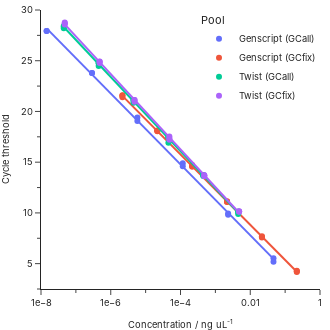

The notebook cell saved with this chart:
### Markdown cell above
# Calibration curves

### Code cell
data = {
    'Twist (GCall)': ['cal_Twist_GCall.csv', 45.0/100/100],
    'Twist (GCfix)': ['cal_Twist_GCfix.csv', 48.0/100/100],
    'Genscript (GCall)': ['cal_Genscript_GCall.csv', 0.0464],
    'Genscript (GCfix)': ['cal_Genscript_GCfix.csv', 21.6],
}

dfs = []
for name, info in data.items():
    df = pd.read_csv(info[0])
    df['c'] = info[1]/df['Dilution']
    df['name'] = name
    dfs.append(df)

df = pd.concat(dfs)
df.sort_values(by="name", inplace=True)

fig = px.scatter(
    df, 
    x="c", 
    y="Ct", 
    color="name", 
    log_x=True,
    trendline='ols',
    trendline_options={'log_x': True}
)


fig.update_layout(
    template="simple_white", 
    height=330, 
    width=330, 
    # showlegend=False, 
    margin=dict(l=0, r=10, t=10, b=0),
    font_family="Inter",
    legend_font_size=28/3,
)
fig.update_xaxes(
    title_text='Concentration / ng uL<sup>-1</sup>', 
    range=[-8, 0],
    dtick=2,
    title_font_family="Inter", 
    title_font_size=28/3, 
    tickfont_size=28/3, 
    minor_ticks="outside", 
    minor_dtick=1,
    showexponent = 'all',
    exponentformat = 'e'
)
fig.update_yaxes(
    title_text='Cycle threshold', 
    range=[2.5, 30],
    dtick=5, 
    title_font_family="Inter", 
    title_font_size=28/3, 
    tickfont_size=28/3, 
    minor_ticks="outside", 
    minor_dtick=2.5
)

fig.update_layout(legend=dict(
    title="Pool",
    yanchor="top",
    y=1.0,
    xanchor="right",
    x=1.0
))

fig.show()
fig.write_image("cal_curve.svg")

### Figure 1 — Plotly figure (JSON) as saved in the notebook; plotly's stock layout.template omitted (floating-point values rounded to 4 significant figures)
{"data": [{"hovertemplate": "name=Genscript (GCall)<br>c=%{x}<br>Ct=%{y}<extra></extra>", "legendgroup": "Genscript (GCall)", "marker": {"color": "#636efa", "symbol": "circle"}, "mode": "markers", "name": "Genscript (GCall)", "orientation": "v", "showlegend": true, "type": "scatter", "x": [0.0464, 0.00232, 0.00232, 0.000116, 0.000116, 5.8e-06, 5.8e-06, 2.9e-07, 2.9e-07, 1.45e-08, 1.45e-08, 0.0464], "xaxis": "x", "y": [5.19, 9.94, 9.83, 14.9, 14.6, 19.41, 19.06, 23.8, 23.79, 27.94, 27.93, 5.54], "yaxis": "y"}, {"hovertemplate": "<b>OLS trendline</b><br>Ct = -3.49317 * log10(c) + 0.80764<br>R<sup>2</sup>=0.999292<br><br>name=Genscript (GCall)<br>c=%{x}<br>Ct=%{y} <b>(trend)</b><extra></extra>", "legendgroup": "Genscript (GCall)", "marker": {"color": "#636efa", "symbol": "circle"}, "mode": "lines", "name": "Genscript (GCall)", "showlegend": false, "type": "scatter", "x": [1.45e-08, 1.45e-08, 2.9e-07, 2.9e-07, 5.8e-06, 5.8e-06, 0.000116, 0.000116, 0.00232, 0.00232, 0.0464, 0.0464], "xaxis": "x", "y": [28.19, 28.19, 23.64, 23.64, 19.1, 19.1, 14.56, 14.56, 10.01, 10.01, 5.466, 5.466], "yaxis": "y"}, {"hovertemplate": "name=Genscript (GCfix)<br>c=%{x}<br>Ct=%{y}<extra></extra>", "legendgroup": "Genscript (GCfix)", "marker": {"color": "#EF553B", "symbol": "circle"}, "mode": "markers", "name": "Genscript (GCfix)", "orientation": "v", "showlegend": true, "type": "scatter", "x": [2.16e-06, 0.216, 0.216, 0.216, 0.0216, 0.0216, 0.00216, 0.00216, 2.16e-06, 2.16e-06, null, null, null, 0.00216, 0.000216, 0.000216, 0.000216, 2.16e-05, 2.16e-05, 0.0216, 2.16e-05], "xaxis": "x", "y": [21.57, 4.18, 4.3, 4.25, 7.57, 7.62, 11.07, 11.09, 21.4, 21.6, 32.05, 31.87, 31.86, 11.15, 14.71, 14.57, 14.57, 18.09, 18.06, 7.71, 18.12], "yaxis": "y"}, {"hovertemplate": "<b>OLS trendline</b><br>Ct = -3.46524 * log10(c) + 1.89896<br>R<sup>2</sup>=0.999884<br><br>name=Genscript (GCfix)<br>c=%{x}<br>Ct=%{y} <b>(trend)</b><extra></extra>", "legendgroup": "Genscript (GCfix)", "marker": {"color": "#EF553B", "symbol": "circle"}, "mode": "lines", "name": "Genscript (GCfix)", "showlegend": false, "type": "scatter", "x": [2.16e-06, 2.16e-06, 2.16e-06, 2.16e-05, 2.16e-05, 2.16e-05, 0.000216, 0.000216, 0.000216, 0.00216, 0.00216, 0.00216, 0.0216, 0.0216, 0.0216, 0.216, 0.216, 0.216], "xaxis": "x", "y": [21.53, 21.53, 21.53, 18.07, 18.07, 18.07, 14.6, 14.6, 14.6, 11.14, 11.14, 11.14, 7.67, 7.67, 7.67, 4.205, 4.205, 4.205], "yaxis": "y"}, {"hovertemplate": "name=Twist (GCall)<br>c=%{x}<br>Ct=%{y}<extra></extra>", "legendgroup": "Twist (GCall)", "marker": {"color": "#00cc96", "symbol": "circle"}, "mode": "markers", "name": "Twist (GCall)", "orientation": "v", "showlegend": true, "type": "scatter", "x": [0.0045, 4.5e-08, 4.5e-07, 4.5e-07, 4.5e-07, 4.5e-06, 4.5e-06, 4.5e-06, 4.5e-08, 4.5e-05, 4.5e-05, 0.00045, 0.00045, 0.00045, 0.0045, 0.0045, 4.5e-05, 4.5e-08], "xaxis": "x", "y": [9.89, 28.36, 24.81, 24.74, 24.49, 21.11, 21.12, 20.87, 28.2, 17.43, 16.91, 13.73, 13.74, 13.65, 10.1, 10.15, 17.45, 28.42], "yaxis": "y"}, {"hovertemplate": "<b>OLS trendline</b><br>Ct = -3.65971 * log10(c) + 1.43825<br>R<sup>2</sup>=0.999462<br><br>name=Twist (GCall)<br>c=%{x}<br>Ct=%{y} <b>(trend)</b><extra></extra>", "legendgroup": "Twist (GCall)", "marker": {"color": "#00cc96", "symbol": "circle"}, "mode": "lines", "name": "Twist (GCall)", "showlegend": false, "type": "scatter", "x": [4.5e-08, 4.5e-08, 4.5e-08, 4.5e-07, 4.5e-07, 4.5e-07, 4.5e-06, 4.5e-06, 4.5e-06, 4.5e-05, 4.5e-05, 4.5e-05, 0.00045, 0.00045, 0.00045, 0.0045, 0.0045, 0.0045], "xaxis": "x", "y": [28.33, 28.33, 28.33, 24.67, 24.67, 24.67, 21.01, 21.01, 21.01, 17.35, 17.35, 17.35, 13.69, 13.69, 13.69, 10.03, 10.03, 10.03], "yaxis": "y"}, {"hovertemplate": "name=Twist (GCfix)<br>c=%{x}<br>Ct=%{y}<extra></extra>", "legendgroup": "Twist (GCfix)", "marker": {"color": "#ab63fa", "symbol": "circle"}, "mode": "markers", "name": "Twist (GCfix)", "orientation": "v", "showlegend": true, "type": "scatter", "x": [4.8e-07, 0.0048, 4.8e-08, 4.8e-07, 4.8e-07, 4.8e-06, 4.8e-06, 4.8e-06, 4.8e-08, 4.8e-05, 4.8e-05, 0.00048, 0.00048, 0.00048, 0.0048, 0.0048, 4.8e-05, 4.8e-08], "xaxis": "x", "y": [24.92, 10.12, 28.77, 24.91, 24.78, 21.13, 21.14, 20.95, 28.57, 17.36, 17.2, 13.7, 13.72, 13.62, 10.16, 10.14, 17.54, 28.69], "yaxis": "y"}, {"hovertemplate": "<b>OLS trendline</b><br>Ct = -3.71314 * log10(c) + 1.40837<br>R<sup>2</sup>=0.999672<br><br>name=Twist (GCfix)<br>c=%{x}<br>Ct=%{y} <b>(trend)</b><extra></extra>", "legendgroup": "Twist (GCfix)", "marker": {"color": "#ab63fa", "symbol": "circle"}, "mode": "lines", "name": "Twist (GCfix)", "showlegend": false, "type": "scatter", "x": [4.8e-08, 4.8e-08, 4.8e-08, 4.8e-07, 4.8e-07, 4.8e-07, 4.8e-06, 4.8e-06, 4.8e-06, 4.8e-05, 4.8e-05, 4.8e-05, 0.00048, 0.00048, 0.00048, 0.0048, 0.0048, 0.0048], "xaxis": "x", "y": [28.58, 28.58, 28.58, 24.87, 24.87, 24.87, 21.16, 21.16, 21.16, 17.44, 17.44, 17.44, 13.73, 13.73, 13.73, 10.02, 10.02, 10.02], "yaxis": "y"}], "layout": {"font": {"family": "Inter"}, "height": 330, "legend": {"font": {"size": 9.333}, "title": {"text": "Pool"}, "tracegroupgap": 0, "x": 1, "xanchor": "right", "y": 1, "yanchor": "top"}, "margin": {"b": 0, "l": 0, "r": 10, "t": 10}, "width": 330, "xaxis": {"anchor": "y", "domain": [0, 1], "dtick": 2, "exponentformat": "e", "minor": {"dtick": 1, "ticks": "outside"}, "range": [-8, 0], "showexponent": "all", "tickfont": {"size": 9.333}, "title": {"font": {"family": "Inter", "size": 9.333}, "text": "Concentration / ng uL<sup>-1</sup>"}, "type": "log"}, "yaxis": {"anchor": "x", "domain": [0, 1], "dtick": 5, "minor": {"dtick": 2.5, "ticks": "outside"}, "range": [2.5, 30], "tickfont": {"size": 9.333}, "title": {"font": {"family": "Inter", "size": 9.333}, "text": "Cycle threshold"}}}}
